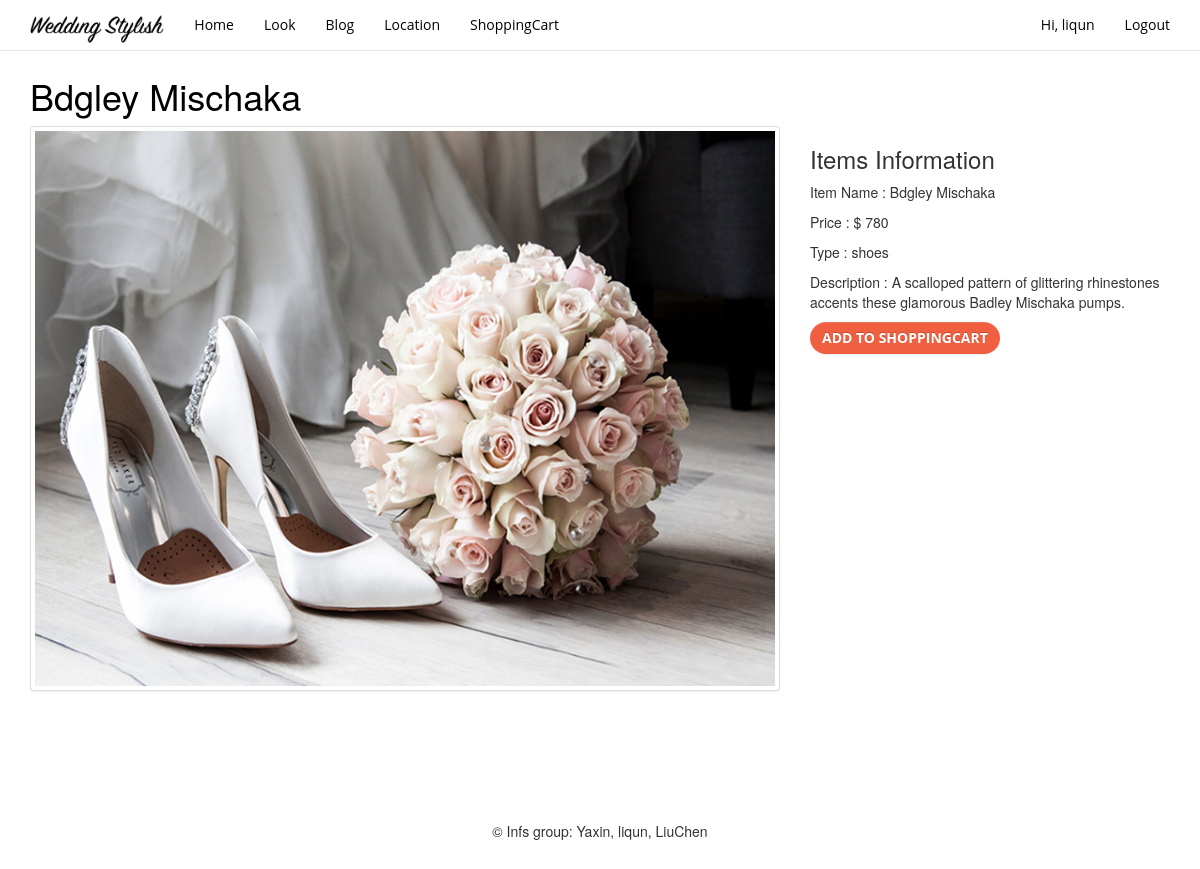
/?c=items&a=items&p=Bdgley Mischaka (signed in), run on the app's committed database.
### tables this page shows
CREATE TABLE `product_info` (
  `product_name` varchar(50) NOT NULL,
  `price` double NOT NULL,
  `product_dsc` varchar(200) NOT NULL,
  `path` varchar(100) NOT NULL,
  `category` varchar(50) NOT NULL
);

### application/View/View.php (called while the page is built, shortened)
<?php
class View{
    protected $controller ;
    function __construct($controller,$action){
        $this->controller = $controller;
    }
    function display(){
        $view = str_replace('Controller','',$this->controller).'.php';
        require_once ROOT.'/application/View/'.$view;
    }
}
?>

### application/Controller/Controller.php (called while the page is built, shortened)
<?php
require_once "application/View/View.php";
class Controller{
    protected $_view;
    function __construct($controller,$action){
        $this->_view = new View($controller,$action);
    }
    function display(){
        $this->_view->display();
    }
}
?>

### application/Controller/ItemsController.php (called while the page is built)
<?php
require_once "Controller.php";
class ItemsController extends Controller {
    public function items(){
        $this->display();
    }
}
?>

### application/router.php (called while the page is built, shortened)
<?php
class AutoLoad {
    public function main()
    {
        $c = isset($_GET['c']) ? $_GET['c'] : "Index";
        $a = isset($_GET['a']) ? $_GET['a'] : "Index";
        $classname = ucfirst($c)."Controller";
        $controller = new $classname($classname,$a);
        $controller->$a();
    }
}
$app = new AutoLoad();
$app ->main();
?>

### index.php (called while the page is built)
<?php
require_once "application/router.php";
?>

### application/View/Items.php (the view, shortened to what this page needs)
<!DOCTYPE html>
<html lang="en">
  <head>
      <link href="Public/css/bootstrap.css" rel="stylesheet">
    <link href="Public/css/bootstrap-theme.min.css" rel="stylesheet" >
    <link rel="stylesheet" href="Public/css/style.css">
  </head>
  <body>
  <?php
  $host= DB_HOST;
  $dbName=DB_NAME;
  $dbh = new PDO("mysql:host=$host;dbname=$dbName", DB_USER, DB_PASSWORD);
	$click = $_GET['p'];
	$clickProduct = $dbh->prepare("SELECT * FROM `product_info` WHERE product_name = '{$click}'");
	$clickProduct -> execute();
	$clickedProduct = $clickProduct->fetchAll();
  ?>
    <nav class="navbar navbar-fixed-top container-fluid" id="mainNav">
      <div class="container">
        <div class="navbar-header">
          <a class="navbar-brand" href="index.php"><img src="Public/img/logo2.png" class="img-responsive" alt="logo image" id="brand-image"></a>
        </div>
        <div id="navbar" class="collapse navbar-collapse navHeaderCollapse">
          <ul class="nav navbar-nav ml-auto">
            <li class="active"><a href="?c=index">Home</a></li>
             <li class="nav-item"><a class="nav-link js-scroll-trigger" href="?c=look">Look</a></li>
            <li class="nav-item"><a class="nav-link js-scroll-trigger" href="?c=blog">Blog</a></li>
            <li class="nav-item"><a class="nav-link js-scroll-trigger" href="?c=location">Location</a></li>
            <li class="nav-item"><a class="nav-link js-scroll-trigger" href="?c=shoppingcart">ShoppingCart</a></li>
          </ul>
		  <?php
		  if(isset($_SESSION['user'])){
        $loginUser=$_SESSION['user'];
			  echo '
			<ul class="nav navbar-nav navbar-right">
            <li class="active"><a href="?c=userprofile">Hi, '.$loginUser.'</a></li>
            <li class="active"><a href="?c=logout&a=logout">Logout</a></li>
			</ul>';
		  }
		  ?>
    </nav>
    <div class="container items">
      <h1 class="my-4"><a class="itemsLink" ><?php
  	  echo $clickedProduct[0]["product_name"];
  	  ?></a>
      </h1>
      <div class="row">
		  <?php
		  echo '
		   <div class="col-md-8">
          <img class="img-fluid img-thumbnail" src="'.$clickedProduct[0]["path"].'" alt="">
			</div>
			<div class="col-md-4">
          <h3 class="my-3">Items Information</h3>
            <p> Item Name : '.$clickedProduct[0]["product_name"].'</p>
            <p> Price : $ '. $clickedProduct[0]["price"] . ' </p>
			<p> Type : '. $clickedProduct[0]["category"] . ' </p>
			<p> Description : '. $clickedProduct[0]["product_dsc"] . ' </p>
		<form method = "POST" action = "#">
			<input id="thisItem" readonly="readonly" name="product_name" style = "border:none;" value="'.$clickedProduct[0]["product_name"].'" >
			<script>document.getElementById("thisItem").style.display = "none";</script>
            <button class="btn btn-warning btn-md js-scroll-trigger" type="submit">Add to ShoppingCart</button>
          </a>
        </div>
        <div class="modal fade" role="dialog" id="loginModal">
          <div class="modal-dialog">
          </div>
        </div>
		</form>
        </div>
		  ';
		  ?>
      </div>
    <section>
      <div class="footer">
    &copy; Infs group: Yaxin, liqun, LiuChen
</div>
    </section>
  </body>
</html>

### Public/css/style.css (style rules this page uses)
html { width: 100%; height: 100%; }
body { font-family: 'Merriweather', 'Helvetica Neue', Arial, sans-serif; width: 100vw; }
#mainNav { border-bottom: 1px solid rgba(33, 37, 41, 0.1); background-color: rgba(255, 255, 255, 0.7); font-family: 'Open Sans', 'Helvetica Neue', Arial, sans-serif; -webkit-transition: all 0.2s; -moz-transition: all 0.2s; transition: all 0.2s; }
a { color: black; -webkit-transition: all 0.2s; -moz-transition: all 0.2s; transition: all 0.2s; }
.img-responsive { max-width: 10%; max-height: auto; }
#brand-image { max-width: 200%; max-height: 140%; height: inherit !important; }
.btn { font-weight: 700; background-image:none; text-transform: uppercase; border: none; border-radius: 300px; font-family: 'Open Sans', 'Helvetica Neue', Arial, sans-serif; }
.btn-warning { color: White; background-color: #f05f40; border-color: none; }
section { padding: 8rem 0; text-align: center; }
* { -webkit-box-sizing: border-box; -moz-box-sizing: border-box; box-sizing: border-box; }
.footer { padding-top: 50px; }
@media (min-width: 992px) { body { padding-top: 56px; } }

### data on the page
product_info: product_name "Bdgley Mischaka", price "780", category "shoes", product_dsc "A scalloped pattern of glittering rhinestones accents these glamorous Badley Mischaka pumps."

### other printed values
$loginUser "liqun"
